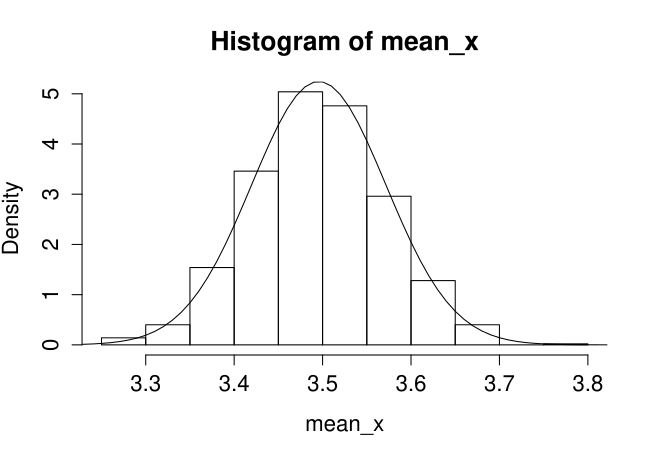

Source code (R):


#one dice 500times and their solve means 100times

for (i in 1:1000){
  n=500
  x <- sample(1:6, n, replace = T)
  mx <- mean(x)
  mean_x[i] <- mx
}

mean_x
hist(mean_x, freq=F)

mean(mean_x)
sd(mean_x)

#Compare normal line
xv <-seq(1,6,0.01)
yv <- dnorm(xv,mean=mean(mean_x), sd=sd(mean_x))
lines(xv,yv)
